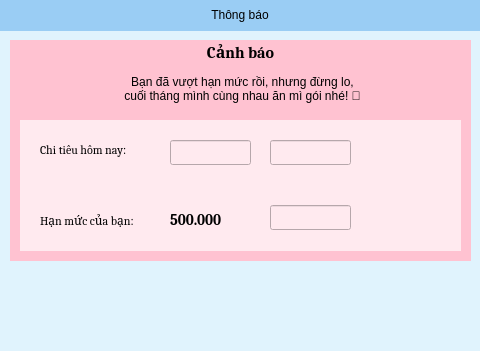
<?xml version="1.0" encoding="UTF-8"?>
<ui version="4.0">
 <class>MainWindow</class>
 <widget class="QMainWindow" name="MainWindow">
  <property name="geometry">
   <rect>
    <x>0</x>
    <y>0</y>
    <width>480</width>
    <height>351</height>
   </rect>
  </property>
  <property name="windowTitle">
   <string>MainWindow</string>
  </property>
  <property name="styleSheet">
   <string notr="true">background-color: rgb(224, 243, 253);</string>
  </property>
  <widget class="QWidget" name="centralwidget">
   <widget class="QLabel" name="label">
    <property name="geometry">
     <rect>
      <x>0</x>
      <y>0</y>
      <width>480</width>
      <height>31</height>
     </rect>
    </property>
    <property name="styleSheet">
     <string notr="true">background-color: rgb(154, 205, 244);
font: 16pt &quot;Cambria&quot;;</string>
    </property>
    <property name="text">
     <string>&lt;html&gt;&lt;head/&gt;&lt;body&gt;&lt;p align=&quot;center&quot;&gt;Thông báo&lt;/p&gt;&lt;/body&gt;&lt;/html&gt;</string>
    </property>
   </widget>
   <widget class="QLabel" name="warining_title">
    <property name="geometry">
     <rect>
      <x>10</x>
      <y>40</y>
      <width>461</width>
      <height>221</height>
     </rect>
    </property>
    <property name="font">
     <font>
      <family>Cambria</family>
      <pointsize>12</pointsize>
      <weight>75</weight>
      <bold>true</bold>
     </font>
    </property>
    <property name="styleSheet">
     <string notr="true">background-color: rgb(255, 194, 209);
color: rgb(0, 0, 0);</string>
    </property>
    <property name="text">
     <string>Cảnh báo</string>
    </property>
    <property name="alignment">
     <set>Qt::AlignHCenter|Qt::AlignTop</set>
    </property>
   </widget>
   <widget class="QLabel" name="warning_icon">
    <property name="geometry">
     <rect>
      <x>170</x>
      <y>40</y>
      <width>21</width>
      <height>21</height>
     </rect>
    </property>
    <property name="styleSheet">
     <string notr="true">background-color: rgb(255, 194, 209);</string>
    </property>
    <property name="text">
     <string/>
    </property>
    <property name="pixmap">
     <pixmap>../../../../Users/DELL/Downloads/warning.png</pixmap>
    </property>
    <property name="scaledContents">
     <bool>true</bool>
    </property>
   </widget>
   <widget class="QLabel" name="warning_content">
    <property name="geometry">
     <rect>
      <x>27</x>
      <y>69</y>
      <width>431</width>
      <height>41</height>
     </rect>
    </property>
    <property name="styleSheet">
     <string notr="true">background-color: rgb(255, 194, 209);
color: rgb(0, 0, 0);</string>
    </property>
    <property name="text">
     <string>&lt;html&gt;&lt;head/&gt;&lt;body&gt;&lt;p align=&quot;center&quot;&gt;Bạn đã vượt hạn mức rồi, nhưng đừng lo, &lt;br/&gt;cuối tháng mình cùng nhau ăn mì gói nhé! 🍜&lt;/p&gt;&lt;/body&gt;&lt;/html&gt;</string>
    </property>
   </widget>
   <widget class="QLabel" name="lbl_background">
    <property name="geometry">
     <rect>
      <x>20</x>
      <y>120</y>
      <width>441</width>
      <height>131</height>
     </rect>
    </property>
    <property name="styleSheet">
     <string notr="true">background-color: rgb(255, 234, 239);</string>
    </property>
    <property name="text">
     <string/>
    </property>
   </widget>
   <widget class="QLabel" name="lbl_chitieu">
    <property name="geometry">
     <rect>
      <x>40</x>
      <y>140</y>
      <width>131</width>
      <height>19</height>
     </rect>
    </property>
    <property name="font">
     <font>
      <family>Cambria</family>
      <pointsize>9</pointsize>
     </font>
    </property>
    <property name="styleSheet">
     <string notr="true">background-color: rgb(255, 234, 239);
color: rgb(0, 0, 0);</string>
    </property>
    <property name="text">
     <string>Chi tiêu hôm nay:</string>
    </property>
   </widget>
   <widget class="QLabel" name="lbl_hanmuc">
    <property name="geometry">
     <rect>
      <x>40</x>
      <y>210</y>
      <width>131</width>
      <height>20</height>
     </rect>
    </property>
    <property name="font">
     <font>
      <family>Cambria</family>
      <pointsize>9</pointsize>
     </font>
    </property>
    <property name="styleSheet">
     <string notr="true">color: rgb(0, 0, 0);
background-color: rgb(255, 234, 239);</string>
    </property>
    <property name="text">
     <string>Hạn mức của bạn:</string>
    </property>
   </widget>
   <widget class="QLabel" name="lbl_hanmuc_so">
    <property name="geometry">
     <rect>
      <x>170</x>
      <y>210</y>
      <width>81</width>
      <height>19</height>
     </rect>
    </property>
    <property name="font">
     <font>
      <family>Cambria</family>
      <pointsize>11</pointsize>
      <weight>75</weight>
      <bold>true</bold>
     </font>
    </property>
    <property name="styleSheet">
     <string notr="true">color: rgb(0, 0, 0);
background-color: rgb(255, 234, 239);</string>
    </property>
    <property name="text">
     <string>500.000</string>
    </property>
   </widget>
   <widget class="QLineEdit" name="le_chitieu_so">
    <property name="geometry">
     <rect>
      <x>170</x>
      <y>140</y>
      <width>81</width>
      <height>25</height>
     </rect>
    </property>
    <property name="font">
     <font>
      <family>Cambria</family>
      <pointsize>11</pointsize>
      <weight>75</weight>
      <bold>true</bold>
     </font>
    </property>
    <property name="styleSheet">
     <string notr="true">color: rgb(0, 0, 0);
background-color: rgb(255, 234, 239);</string>
    </property>
   </widget>
   <widget class="QLineEdit" name="le_hanmuc_per">
    <property name="geometry">
     <rect>
      <x>270</x>
      <y>205</y>
      <width>81</width>
      <height>25</height>
     </rect>
    </property>
    <property name="font">
     <font>
      <family>Cambria</family>
      <pointsize>11</pointsize>
      <weight>75</weight>
      <bold>true</bold>
     </font>
    </property>
    <property name="styleSheet">
     <string notr="true">background-color: rgb(255, 234, 239);</string>
    </property>
   </widget>
   <widget class="QLineEdit" name="le_chitieu_per">
    <property name="geometry">
     <rect>
      <x>270</x>
      <y>140</y>
      <width>81</width>
      <height>25</height>
     </rect>
    </property>
    <property name="font">
     <font>
      <family>Cambria</family>
      <pointsize>11</pointsize>
      <weight>75</weight>
      <bold>true</bold>
     </font>
    </property>
    <property name="styleSheet">
     <string notr="true">background-color: rgb(255, 234, 239);</string>
    </property>
   </widget>
  </widget>
  <widget class="QMenuBar" name="menubar">
   <property name="geometry">
    <rect>
     <x>0</x>
     <y>0</y>
     <width>480</width>
     <height>26</height>
    </rect>
   </property>
  </widget>
  <widget class="QStatusBar" name="statusbar"/>
 </widget>
 <resources/>
 <connections/>
</ui>
